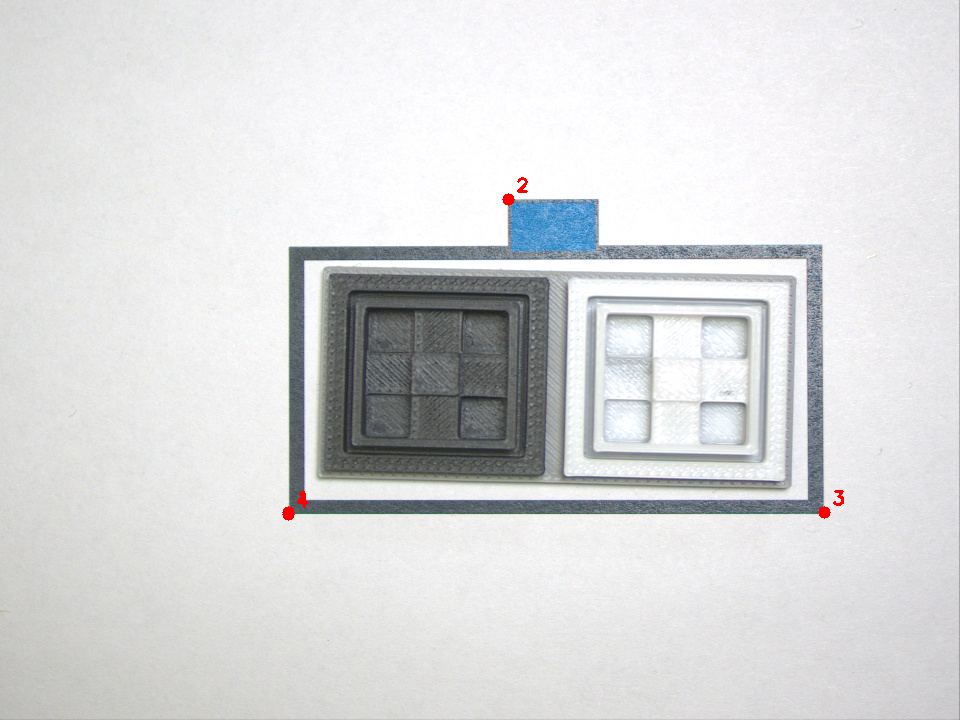
#> input picture align/auto_corners_debug.png, 960 x 720 px
$ python -i rect_inspector.py   (imports and definitions only)   (older library calls are emulated)
#> lines starting #> are read from the running program, lines starting #| are printed output that depends on the picture; after the words box and inside, x2 and y2 are one past the last pixel; in counts of white or black regions, pixels touching at a corner belong together
import cv2, numpy as np, math, argparse
from skimage.metrics import structural_similarity as ssim

def order_corners(pts):
    pts = np.array(pts, dtype=np.float32)
    s = pts.sum(axis=1); d = np.diff(pts, axis=1).ravel()
    tl = pts[np.argmin(s)]; br = pts[np.max(s)==s][0]
    tr = pts[np.argmin(d)]; bl = pts[np.argmax(d)]
    return np.array([tl, tr, br, bl], dtype=np.float32)

def detect_outer_rect(gray):
    blur = cv2.GaussianBlur(gray, (5,5), 0)
    ed = cv2.Canny(blur, 50, 150)
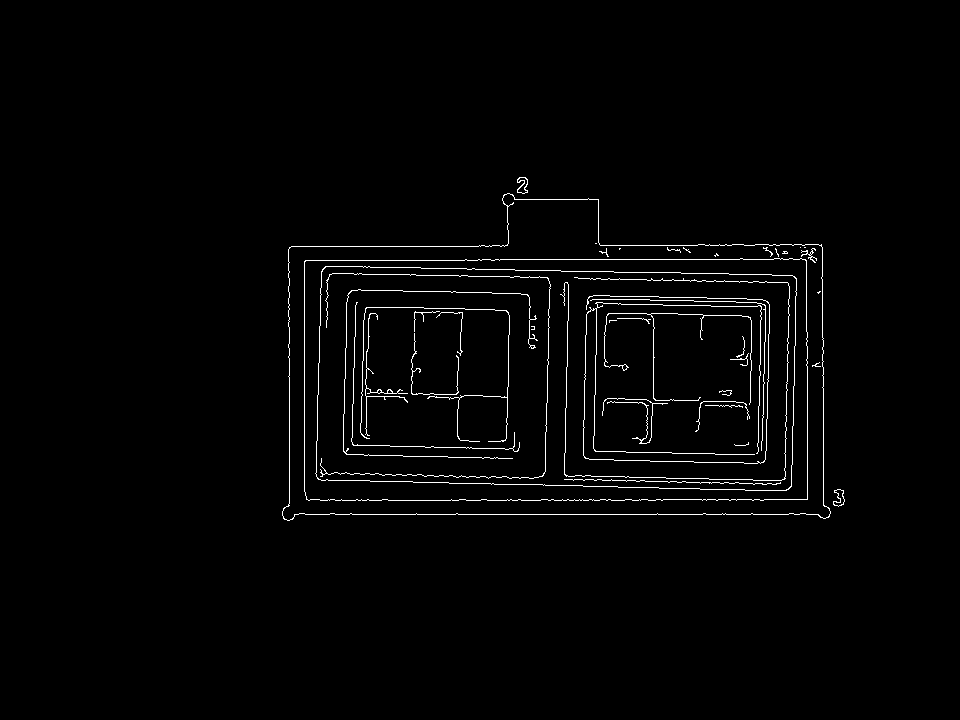
#> ed: shape (720, 960); 1.7% white in thin lines or dots, all inside (x1, y1, x2, y2) = (282, 177, 845, 521)
    cnts, _ = cv2.findContours(ed, cv2.RETR_EXTERNAL, cv2.CHAIN_APPROX_SIMPLE)
#> cnts = 3 contours; box (x1, y1, x2, y2) and area: (282, 193, 831, 521) 147876, (517, 177, 528, 194) 108, (833, 489, 845, 507) 102
    best = None; best_area = 0
    for c in cnts:
        area = cv2.contourArea(c)
        if area < 1000: continue
        approx = cv2.approxPolyDP(c, 0.02*cv2.arcLength(c, True), True)
        if len(approx) == 4:
            # check right-ish angles
            p = approx.reshape(-1,2)
            def ang(a,b,c):
                ab = a-b; cb = c-b
                cos = np.dot(ab,cb)/(np.linalg.norm(ab)*np.linalg.norm(cb)+1e-9)
                return abs(math.degrees(math.acos(np.clip(cos,-1,1))) - 90)
            err = sum(ang(p[(i-1)%4], p[i], p[(i+1)%4]) for i in range(4))/4
            if err < 12 and area > best_area:  # fairly rectangular + largest
                best = p; best_area = area
#> this loop made 3 passes
#> area on passes 1 to 3: 102.5, 147876.5, 107.5
#> after the loop, best_area = 0
    return best

def warp_to_canonical(img, corners, W=600, H=300):
    src = order_corners(corners)
    dst = np.float32([[0,0],[W-1,0],[W-1,H-1],[0,H-1]])
    Hm = cv2.getPerspectiveTransform(src, dst)
    warped = cv2.warpPerspective(img, Hm, (W,H), flags=cv2.INTER_LINEAR)
    return warped, Hm

def quality_metrics(gray):
    focus = cv2.Laplacian(gray, cv2.CV_64F).var()
    contrast = float(gray.std())
    brightness = float(gray.mean())
    return focus, contrast, brightness

def grid_cell_stats(gray, grid=(3,3), roi=None):
    # roi: (x0,y0,x1,y1) inside warped image; else whole
    h,w = gray.shape
    x0,y0,x1,y1 = roi if roi else (0,0,w,h)
    cells = []
    gw, gh = grid
    cw = (x1-x0)//gw; ch = (y1-y0)//gh
    for gy in range(gh):
        for gx in range(gw):
            xs = x0 + gx*cw; ys = y0 + gy*ch
            cell = gray[ys:ys+ch, xs:xs+cw]
            cells.append((cell.mean(), cell.std()))
    return cells  # list of (mean, std) per cell

# [60 lines not run here, left out]

>>> import cv2
>>> picture = cv2.imread('../align/auto_corners_debug.png', cv2.IMREAD_GRAYSCALE)
>>> result = detect_outer_rect(picture)
